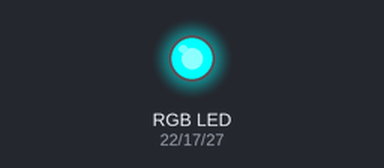
This program was run on a simulated Raspberry Pi (BCM pin numbers). On the bench: an RGB LED mixed from three pins (HIGH = lit).

Above: at 0.5 s.
At 1.5 s:
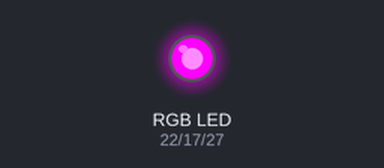
At 5.5 s:
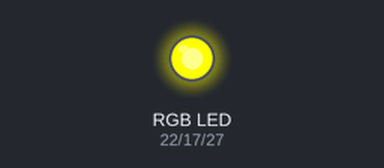
Timing chart, 0 to 6.9 s (numbered marks = the images above):
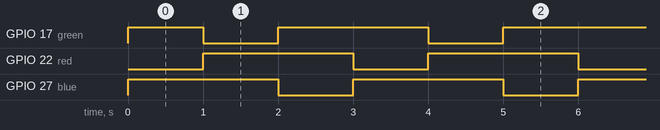

Measured:
- by itself, GPIO 17 (green): repeats every 3.0 s: LOW 1.0 s, HIGH 2.0 s
- by itself, GPIO 22 (red), GPIO 27 (blue): alternates HIGH for 2.0 s and LOW for 1.0 s
- by itself, everything shown: repeats every 3.0 s, in 3 steps

The program:

rgb_blink2.py
```python
# LED RGB
import RPi.GPIO as gp
import time

red= 22
blue = 27
green = 17

gp.setmode(gp.BCM)

gp.setup(red,gp.OUT)
gp.setup(green,gp.OUT)
gp.setup(blue,gp.OUT)

gp.output(red,False)
gp.output(blue,False)
gp.output(green,False)


try:
    while True :
        gp.output(red,False)
        gp.output(blue,True)
        gp.output(green,True)
        time.sleep(1)
        gp.output(red,True)
        gp.output(blue,True)
        gp.output(green,False)
        time.sleep(1)
        gp.output(red,True)
        gp.output(blue,False)
        gp.output(green,True)
        time.sleep(1)


except KeyboardInterrupt :
    gp.cleanup()
```
